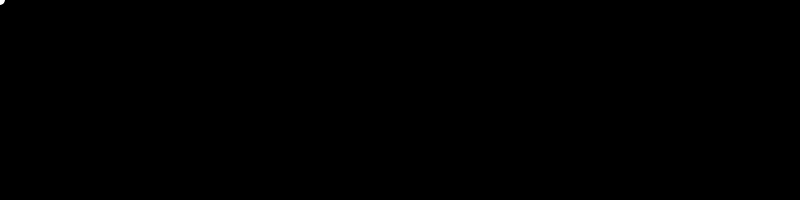
Frame 1 (no input)
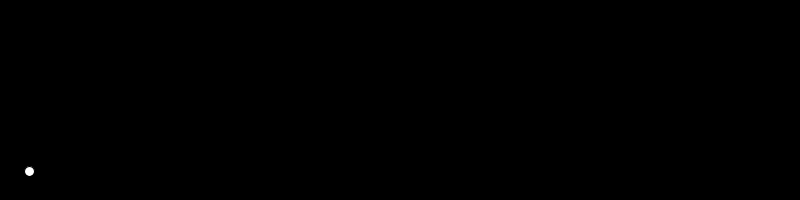
Frame 60 (the mouse pressed at the canvas centre just before this capture)
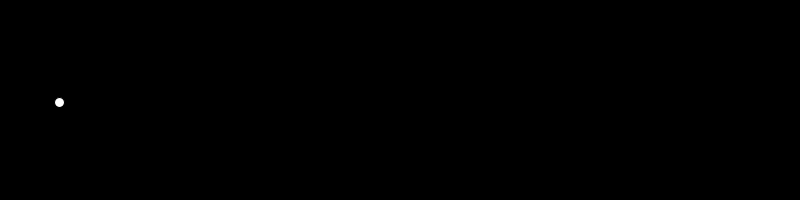
Frame 120 (the mouse held since frame 60 and released just before this capture)

The Processing sketch that drew these frames (run headless with seeded random() and noise(); from frame 60 on, the mouse is pressed at the canvas centre):

// Processing sketch: bouncing_ball
// ── bouncing_ball.pde
float xBal, yBal;
float ysnelheid = 0;
float xsnelheid = .5;
float versnelling = .1;
float wrijvingsfactor = .02;
float botswrijvingsfactor = .3;

void setup() {
  size(800, 200);
  yBal = 0;
  xBal = 0;
}

void draw() {
  background(0);
  fill(255);

  ellipse(xBal, yBal, 10, 10);

  xBal += xsnelheid;
  yBal += ysnelheid;
  ysnelheid += versnelling;

  if (yBal > height - 5 && ysnelheid > 0) {
    ysnelheid *= -(1 - botswrijvingsfactor);
  }

  if (yBal >= height - 6 && abs(ysnelheid) < .05) {
    ysnelheid = 0;
    yBal = height - 5;
  }

  if (ysnelheid == 0) {
    xsnelheid *= (1 - wrijvingsfactor);
  }
}

void mouseClicked() {
  xBal = mouseX;
  yBal = mouseY;
  ysnelheid = 0;
  xsnelheid = random(-3, 3);
}
